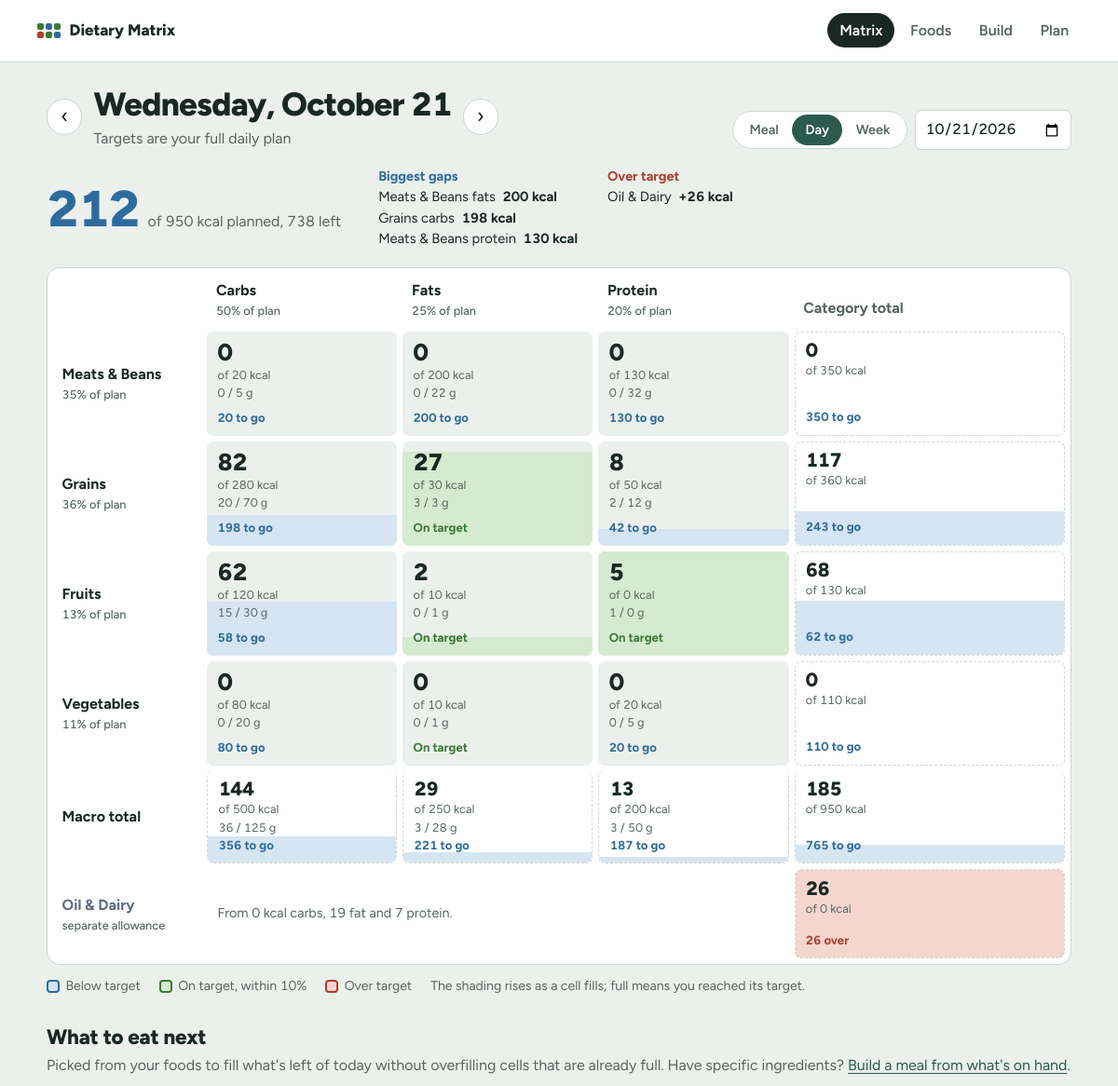
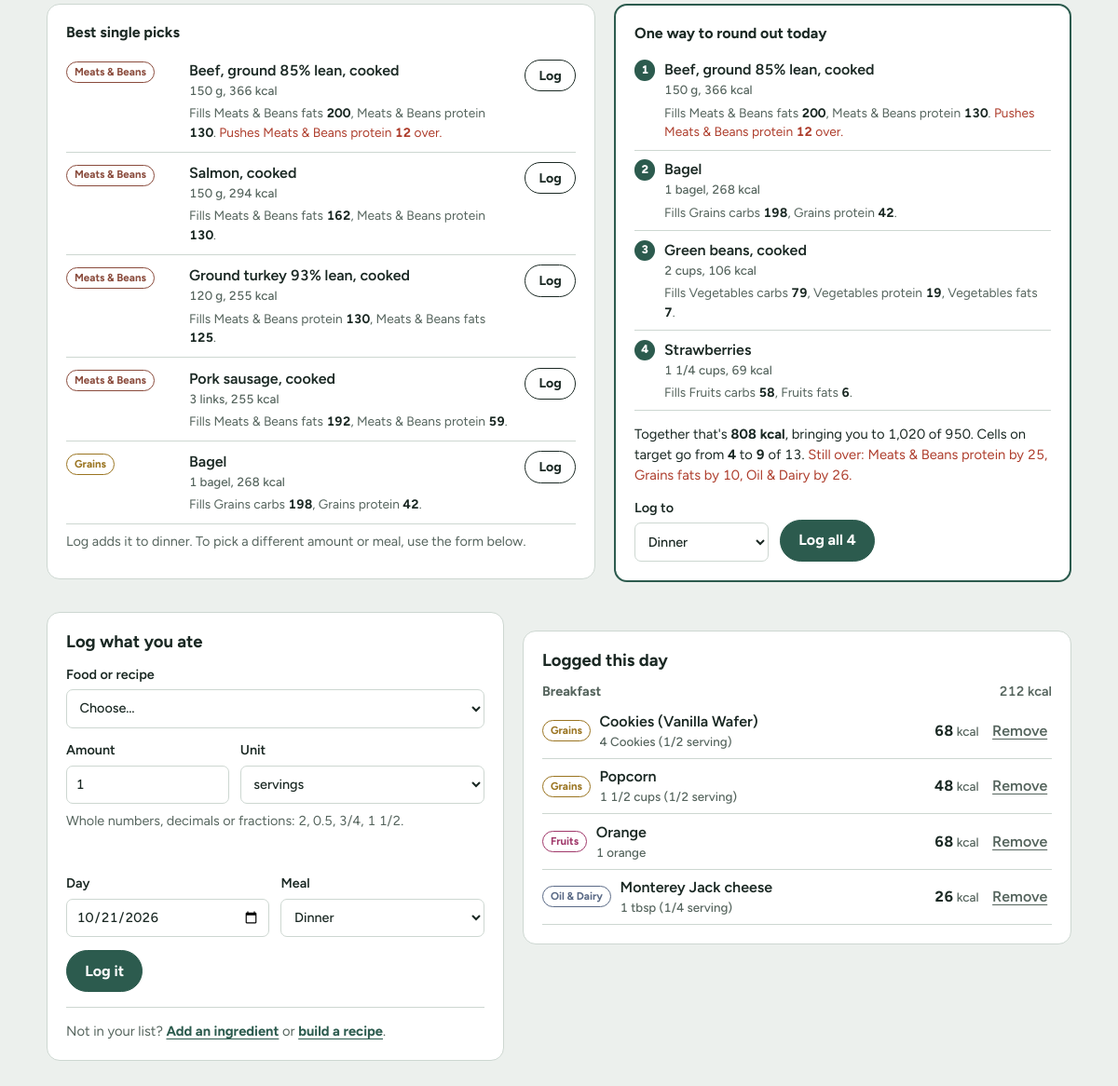
The page / on the database its author committed (2 pictures, top to bottom).
### tables this page shows
CREATE TABLE foods (
    id        INTEGER PRIMARY KEY AUTOINCREMENT,
    name      TEXT NOT NULL UNIQUE COLLATE NOCASE,
    category  TEXT NOT NULL,
    serving   TEXT NOT NULL DEFAULT '1 serving',
    carbs_g   REAL NOT NULL DEFAULT 0,
    fat_g     REAL NOT NULL DEFAULT 0,
    protein_g REAL NOT NULL DEFAULT 0
, kind TEXT NOT NULL DEFAULT 'ingredient', serving_g REAL, serving_ml REAL, serving_each REAL, each_label TEXT, yield_servings REAL, batch_g REAL, batch_ml REAL, batch_each REAL);

CREATE TABLE log (
    id         INTEGER PRIMARY KEY AUTOINCREMENT,
    day        TEXT NOT NULL,              -- ISO date, YYYY-MM-DD
    meal       TEXT NOT NULL,
    food_id    INTEGER NOT NULL REFERENCES foods(id),
    servings   REAL NOT NULL DEFAULT 1,
    created_at TEXT DEFAULT CURRENT_TIMESTAMP
, quantity REAL, unit TEXT);

### app.py (the view)
@app.route("/")
def matrix():
    cfg = load_config()
    lib = get_library()
    period = resolve_period(request.args, cfg)
    entries = fetch_entries(period, lib)
    mx = build_matrix(cfg, entries, period["factor"])
    foods = sorted(lib.foods.values(), key=lambda f: f["name"].lower())
    groups = [("Recipes", [f for f in foods if f["kind"] == "recipe"])]
    groups += [(c, [f for f in foods if f["kind"] != "recipe" and f["category"] == c])
               for c in ALL_CATEGORIES]
    summaries = {f["id"]: lib.summary(f["id"]) for f in foods}
    if period["scope"] == "week":
        log_day = date.today() if period["is_today"] else period["start"]
    else:
        log_day = period["day"]
    log_meal = period["meal"] if period["scope"] == "meal" else guess_meal()
    selected = request.args.get("food", type=int)
    uses = dict(get_db().execute("SELECT food_id, COUNT(*) FROM log GROUP BY food_id").fetchall())
    tips = suggest(cfg, mx, lib, period["factor"], uses)
    return render_template(
        "matrix.html", cfg=cfg, p=period, mx=mx, days=group_entries(entries),
        groups=[gr for gr in groups if gr[1]], summaries=summaries, has_foods=bool(foods),
        log_day=log_day.isoformat(), log_meal=log_meal, selected=selected,
        food_data=lib.client_data(), tips=tips,
    )

### app.py (called while the page is built)
def get_db():
    if "db" not in g:
        g.db = sqlite3.connect(DB_PATH)
        g.db.row_factory = sqlite3.Row
        g.db.execute("PRAGMA foreign_keys = ON")
    return g.db

def _merge(base, override):
    for key, value in override.items():
        if isinstance(value, dict) and isinstance(base.get(key), dict):
            _merge(base[key], value)
        else:
            base[key] = value
    return base

def load_config():
    row = get_db().execute("SELECT value FROM settings WHERE key='config'").fetchone()
    cfg = copy.deepcopy(DEFAULT_SETTINGS)
    if row:
        _merge(cfg, json.loads(row["value"]))
    return cfg

def extra_allowance(cfg):
    p = cfg["extra_pct"]
    if p <= 0 or p >= 1:
        return 0.0
    return float(round(p / (1 - p) * cfg["daily_calories"], -1))

def pct_base_kcal(cfg):
    if cfg.get("pct_base") == "total":
        return cfg["daily_calories"] + extra_allowance(cfg)
    return cfg["daily_calories"]

def fmt_qty(q):
    if q is None:
        return ""
    whole = int(q)
    frac = q - whole
    if frac < 0.005:
        return f"{whole:,}"
    if frac > 0.995:
        return f"{whole + 1:,}"
    if q < 20:
        for value, label in _NICE_FRACTIONS:
            if abs(frac - value) < 0.005:
                return f"{whole} {label}" if whole else label
    return f"{q:,.2f}".rstrip("0").rstrip(".")

def pluralize(word, q):
    if q <= 1 + 1e-9 or not word or word.endswith("s"):
        return word
    if word.endswith(("ch", "sh", "x")):
        return word + "es"
    return word + "s"

def unit_label(unit, q=1, each_label=None):
    if unit == "each":
        return pluralize(each_label or "piece", q)
    label = UNITS.get(unit, (None, None, unit))[2]
    return pluralize(label, q) if unit in PLURAL_UNITS else label

def fmt_amount(q, unit, each_label=None):
    return f"{fmt_qty(q)} {unit_label(unit, q, each_label)}"

def nice_volume(ml):
    for unit, step in (("cup", 8), ("tbsp", 2), ("tsp", 4)):
        q = ml / UNITS[unit][1]
        if q >= (0.25 if unit == "cup" else 0.25) and abs(q * step - round(q * step)) < 0.03 and q < 50:
            return round(q * step) / step, unit
    return round(ml, 1), "ml"

def get_library():
    if "lib" not in g:
        g.lib = Library(get_db())
    return g.lib

def parse_day(value, default=None):
    try:
        return date.fromisoformat(str(value))
    except (TypeError, ValueError):
        return default if default is not None else date.today()

### templates/matrix.html (shortened to what this page needs)
{% extends "base.html" %}
{% from "_macros.html" import cell, unit_options, split_text with context %}
{% block content %}
<section class="period">
  <div class="period-head">
    <a class="step" href="{{ url_for('matrix', scope=p.scope, day=p.prev, meal=p.meal) }}" aria-label="Previous {{ p.scope }}">‹</a>
    <div class="period-title">
      <h1>{{ p.label }}</h1>
      <p class="note">{{ p.note }}</p>
    </div>
    <a class="step" href="{{ url_for('matrix', scope=p.scope, day=p.next, meal=p.meal) }}" aria-label="Next {{ p.scope }}">›</a>
  </div>
  <form class="period-controls" method="get" action="{{ url_for('matrix') }}" data-autosubmit>
    <fieldset class="seg">
      {% for s, lbl in [('meal', 'Meal'), ('day', 'Day'), ('week', 'Week')] %}
      <label><input type="radio" name="scope" value="{{ s }}" {% if p.scope == s %}checked{% endif %}><span>{{ lbl }}</span></label>
      {% endfor %}
    </fieldset>
    <input id="pick-day" type="date" name="day" value="{{ p.day.isoformat() }}">
  </form>
</section>
<section class="summary" aria-label="Summary">
  <p class="headline">
    <span class="big {{ mx.grand.status }}">{{ mx.grand.actual|num }}</span>
    <span>of {{ mx.grand.target|num }} kcal planned
      {%- if mx.grand.status == 'under' %}, {{ (-mx.grand.delta)|num }} left{% elif mx.grand.status == 'over' %}, {{ mx.grand.delta|num }} over{% else %}, right on plan{% endif %}</span>
  </p>
  {% if days %}
  <div class="callouts">
    {% if mx.gaps %}
    <div><h2 class="under-text">Biggest gaps</h2>
      <ul>{% for name, c in mx.gaps %}<li>{{ name }} <b>{{ (-c.delta)|num }} kcal</b></li>{% endfor %}</ul></div>
    {% endif %}
    {% if mx.excess %}
    <div><h2 class="over-text">Over target</h2>
      <ul>{% for name, c in mx.excess %}<li>{{ name }} <b>+{{ c.delta|num }} kcal</b></li>{% endfor %}</ul></div>
    {% endif %}
  </div>
  {% endif %}
</section>
<section aria-label="Calorie matrix">
  <div class="matrix-wrap">
    <table class="matrix">
      <thead>
        <tr>
          <th scope="col"><span class="sr-only">Category</span></th>
          {% for m in MACROS %}
          <th scope="col">{{ MACRO_LABELS[m] }}<span class="plan-share">{{ mx.plan_cols[m]|pct }} of plan</span></th>
          {% endfor %}
          <th scope="col" class="total-col">Category total</th>
        </tr>
      </thead>
      <tbody>
        {% for cat in CATEGORIES %}
        <tr>
          <th scope="row">{{ cat }}<span class="plan-share">{{ mx.plan_rows[cat]|pct }} of plan</span></th>
          {% for m in MACROS %}{{ cell(mx.cells[cat][m], m) }}{% endfor %}
          {{ cell(mx.row_totals[cat], None, 'total') }}
        </tr>
        {% endfor %}
      </tbody>
      <tfoot>
        <tr class="macro-totals">
          <th scope="row">Macro total</th>
          {% for m in MACROS %}{{ cell(mx.col_totals[m], m, 'total') }}{% endfor %}
          {{ cell(mx.core_total, None, 'total') }}
        </tr>
        <tr class="extra-row">
          <th scope="row">{{ EXTRA_CATEGORY }}<span class="plan-share">separate allowance</span></th>
          <td colspan="3" class="extra-split">
            {% set em = mx.extra_macros %}
            {% if em.carbs + em.fat + em.protein > 0 %}
              From {{ em.carbs|num }} kcal carbs, {{ em.fat|num }} fat and {{ em.protein|num }} protein.
            {% else %}
              Oils, butter, milk, cheese and yogurt count here instead of the grid above.
            {% endif %}
          </td>
          {{ cell(mx.extra, None, 'total') }}
        </tr>
      </tfoot>
    </table>
  </div>
  <ul class="legend" aria-label="Legend">
    <li><span class="sw under"></span>Below target</li>
    <li><span class="sw on"></span>On target, within {{ (cfg.tolerance * 100)|round|int }}%</li>
    <li><span class="sw over"></span>Over target</li>
    <li class="legend-note">The shading rises as a cell fills; full means you reached its target.</li>
  </ul>
</section>
{% set rest = 'this meal' if p.scope == 'meal' else ('this week' if p.scope == 'week' else ('today' if p.is_today else 'this day')) %}
{% macro effect(t) -%}
<p class="effect">
  {%- if t.fills %}Fills {% for n, v in t.fills %}{{ n }} <b>{{ v|num }}</b>{{ ', ' if not loop.last }}{% endfor %}.{% endif %}
  {%- if t.overs %} <span class="over-text">Pushes {% for n, v in t.overs %}{{ n }} <b>{{ v|num }}</b>{{ ', ' if not loop.last }}{% endfor %} over.</span>{% endif -%}
</p>
{%- endmacro %}
<section class="suggest" aria-labelledby="suggest-h">
  <div class="suggest-head">
    <h2 id="suggest-h">What to eat next</h2>
    <p class="note">Picked from your foods to fill what's left of {{ rest }} without overfilling cells that are already full.
      Have specific ingredients? <a href="{{ url_for('build', scope=p.scope, day=p.day.isoformat(), meal=p.meal) }}">Build a meal from what's on hand</a>.</p>
  </div>
  {% if not has_foods %}
  {% elif tips.remaining < 10 %}
    <p class="card empty on-text">You're on plan for {{ rest }}. Nothing else needed.</p>
  {% else %}
  <div class="suggest-grid">
    <div class="card">
      <h3>Best single picks</h3>
      <ol class="picks">
        {% for t in tips.picks %}
        <li>
          <span class="tag" data-cat="{{ t.tag }}">{{ t.tag }}</span>
          <div class="pick-body">
            <span class="food">{{ t.name }}<small>{{ t.amount }}, {{ t.kcal|num }} kcal</small></span>
            {{ effect(t) }}
          </div>
          <form method="post" action="{{ url_for('add_log') }}">
            <button class="small" aria-label="Log {{ t.amount }} of {{ t.name }} to {{ log_meal|lower }}">Log</button>
          </form>
        </li>
        {% endfor %}
      </ol>
      <p class="hint">Log adds it to {{ log_meal|lower }}. To pick a different amount or meal, use the form below.</p>
    </div>
    {% if tips.plan|length > 1 %}
    <form class="card plan-card" method="post" action="{{ url_for('add_log_batch') }}">
      <h3>One way to round out {{ rest }}</h3>
      <ol class="plan-list">
        {% for t in tips.plan %}
        <li>
          <span class="food">{{ t.name }}<small>{{ t.amount }}, {{ t.kcal|num }} kcal</small></span>
          {{ effect(t) }}
        </li>
        {% endfor %}
      </ol>
      <p class="plan-outcome">Together that's <b>{{ tips.plan_total|num }} kcal</b>, bringing you to
        {{ tips.plan_after|num }} of {{ tips.plan_target|num }}. Cells on target go from
        <b>{{ tips.on_before }}</b> to <b>{{ tips.on_after }}</b> of {{ tips.slot_count }}.
        {% if tips.plan_overs %}<span class="over-text">Still over: {% for n, v in tips.plan_overs %}{{ n }} by {{ v|num }}{{ ', ' if not loop.last }}{% endfor %}.</span>{% endif %}
      </p>
      <div class="plan-actions">
        <label>Log to
          <select name="meal">{% for m in MEALS %}<option {% if log_meal == m %}selected{% endif %}>{{ m }}</option>{% endfor %}</select>
        </label>
        <button class="primary">Log all {{ tips.plan|length }}</button>
      </div>
    </form>
    {% endif %}
  </div>
  {% endif %}
</section>
<section class="log-area">
  <form class="card log-form" method="post" action="{{ url_for('add_log') }}" data-log-form>
    <h2>Log what you ate</h2>
    {% if has_foods %}
    <label>Food or recipe
      <select name="food_id" data-food-select>
        <option value="">Choose…</option>
      </select>
    </label>
    <div class="amount-row">
      <label>Amount
        <input type="text" name="quantity" value="1" inputmode="decimal" autocomplete="off" data-qty
               aria-describedby="qty-hint">
      </label>
      <label>Unit
        <select name="unit" data-unit-select>{{ unit_options() }}</select>
      </label>
    </div>
    <p class="hint" id="qty-hint">Whole numbers, decimals or fractions: 2, 0.5, 3/4, 1 1/2.</p>
    <p class="preview" data-log-preview aria-live="polite"></p>
    <div class="row-2">
      <label>Day <input type="date" name="day" value="{{ log_day }}"></label>
      <label>Meal
        <select name="meal">{% for m in MEALS %}<option {% if log_meal == m %}selected{% endif %}>{{ m }}</option>{% endfor %}</select>
      </label>
    </div>
    <button class="primary">Log it</button>
    {% else %}
    <p class="empty">Your food library is empty. Add an ingredient to start logging.</p>
    {% endif %}
    <p class="new-links">Not in your list?
      <a href="{{ url_for('new_food', kind='ingredient', back='matrix', scope=p.scope, day=p.day.isoformat(), meal=p.meal) }}">Add an ingredient</a>
      or
      <a href="{{ url_for('new_food', kind='recipe', back='matrix', scope=p.scope, day=p.day.isoformat(), meal=p.meal) }}">build a recipe</a>.
    </p>
  </form>
  <div class="card log-list">
    <h2>Logged {{ 'this ' ~ p.scope if p.scope != 'meal' else 'for ' ~ p.meal|lower }}</h2>
    {% for d in days %}
      <div class="log-day">
        {% for meal in d.meals %}
          <h4>{{ meal.meal }} <span>{{ meal.total|num }} kcal</span></h4>
          <ul>
            {% for e in meal.foods %}
            <li>
              <span class="tag" data-cat="{{ e.tag }}">{{ e.tag }}</span>
              <span class="food">{{ e.name }}<small>{{ e.amount }}</small></span>
              <span class="kcal">{{ e.total|num }}</span>
              <form method="post" action="{{ url_for('delete_log', entry_id=e.id) }}">
                <button class="link" aria-label="Remove {{ e.name }}">Remove</button>
              </form>
            </li>
            {% endfor %}
          </ul>
        {% endfor %}
      </div>
    {% endfor %}
  </div>
</section>
{% endblock %}

### templates/base.html (shortened to what this page needs)
<!doctype html>
<html lang="en">
<head>
  <link rel="stylesheet" href="{{ url_for('static', filename='style.css') }}">
</head>
<body>
  <header class="site">
    <a class="brand" href="{{ url_for('matrix') }}">
      <span class="brand-mark" aria-hidden="true"><i></i><i></i><i></i><i></i><i></i><i></i></span>
      Dietary Matrix
    </a>
    <nav aria-label="Main">
      {% set ep = request.endpoint %}
      <a href="{{ url_for('matrix') }}" {% if ep == 'matrix' %}aria-current="page"{% endif %}>Matrix</a>
      <a href="{{ url_for('foods') }}" {% if ep in ('foods', 'edit_food') %}aria-current="page"{% endif %}>Foods</a>
      <a href="{{ url_for('build') }}" {% if ep == 'build' %}aria-current="page"{% endif %}>Build</a>
      <a href="{{ url_for('plan') }}" {% if ep == 'plan' %}aria-current="page"{% endif %}>Plan</a>
    </nav>
  </header>
  <main>
    {% block content %}{% endblock %}
  </main>
</body>
</html>

### templates/_macros.html (shortened to what this page needs)
{% macro cell(c, macro=None, cls='') -%}
<td class="cell {{ c.status }} {{ cls }}">
  <span class="fill" style="height: {{ c.fill }}%"></span>
  <span class="cell-body">
    <span class="actual">{{ c.actual|num }}</span>
    <span class="target">of {{ c.target|num }} kcal</span>
    {% if macro %}<span class="grams">{{ c.actual_g|num }} / {{ c.target_g|num }} g</span>{% endif %}
    <span class="verdict">{{ c.verdict }}</span>
  </span>
</td>
{%- endmacro %}
{% macro unit_options(selected='serving') -%}
<optgroup label="Servings">
  <option value="serving" {% if selected == 'serving' %}selected{% endif %}>servings</option>
</optgroup>
{%- endmacro %}

### rows shown on the page
foods: tag "Meats & Beans", name "Beef, ground 85% lean, cooked", amount "150 g", kcal|num "366", fills "Meats & Beans fats" "Meats & Beans protein" "Meats & Beans fats" "Meats & Beans protein", fills "200" "130" "200" "130", last "," ",", overs "Meats & Beans protein" "Meats & Beans protein", overs "12" "12"
foods: tag "Meats & Beans", name "Salmon, cooked", amount "150 g", kcal|num "294", fills "Meats & Beans fats" "Meats & Beans protein", fills "162" "130", last ","
foods: tag "Meats & Beans", name "Ground turkey 93% lean, cooked", amount "120 g", kcal|num "255", fills "Meats & Beans protein" "Meats & Beans fats", fills "130" "125", last ","
foods: tag "Meats & Beans", name "Pork sausage, cooked", amount "3 links", kcal|num "255", fills "Meats & Beans fats" "Meats & Beans protein", fills "192" "59", last ","
foods: tag "Grains", name "Bagel", amount "1 bagel", kcal|num "268", fills "Grains carbs" "Grains protein" "Grains carbs" "Grains protein", fills "198" "42" "198" "42", last "," ","
foods: name "Green beans, cooked", amount "2 cups", kcal|num "106", fills "Vegetables carbs" "Vegetables protein" "Vegetables fats", fills "79" "19" "7", last "," ","
foods: name "Strawberries", amount "1 1/4 cups", kcal|num "69", fills "Fruits carbs" "Fruits fats", fills "58" "6", last ","
log: meal "Breakfast", total|num "212", amount "4 Cookies (1/2 serving)" "1 1/2 cups (1/2 serving)" "1 orange" "1 tbsp (1/4 serving)", total|num "68" "48" "68" "26"
foods: tag "Grains", name "Cookies (Vanilla Wafer)"
foods: tag "Grains", name "Popcorn"
foods: tag "Fruits", name "Orange"
foods: tag "Oil & Dairy", name "Monterey Jack cheese"

### other values the page prints
{{ p.label }} "Wednesday, October 21"
{{ p.note }} "Targets are your full daily plan"
{{ lbl }} "Meal" "Day" "Week"
{{ mx.grand.actual|num }} "212"
{{ mx.grand.target|num }} "950"
{{ (-mx.grand.delta)|num }} "738"
{{ name }} "Meats & Beans fats" "Grains carbs" "Meats & Beans protein"
{{ (-c.delta)|num }} "200" "198" "130"
{{ name }} "Oil & Dairy"
{{ c.delta|num }} "26"
{{ MACRO_LABELS[m] }} "Carbs" "Fats" "Protein"
{{ mx.plan_cols[m]|pct }} "50%" "25%" "20%"
{{ cat }} "Meats & Beans" "Grains" "Fruits" "Vegetables"
{{ mx.plan_rows[cat]|pct }} "35%" "36%" "13%" "11%"
{{ c.actual|num }} "0" "0" "0" "0" "82" "27" "8" "117" "62" "2" "5" "68" "0" "0" "0" "0" "144" "29" "13"
